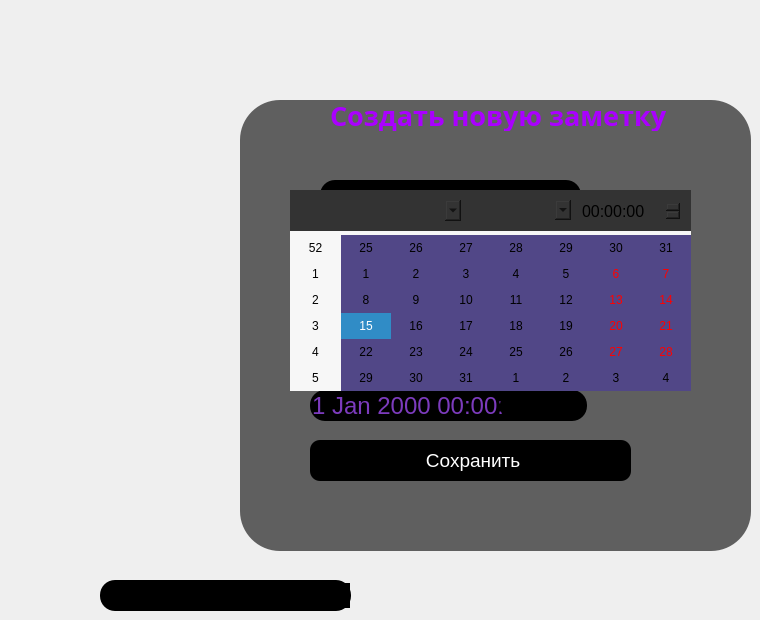
       <widget class="QWidget" name="SAVE">
        <widget class="QFrame" name="frame">
         <property name="geometry">
          <rect>
           <x>240</x>
           <y>100</y>
           <width>511</width>
           <height>451</height>
          </rect>
         </property>
         <property name="styleSheet">
          <string notr="true">background-color: rgb(95, 95, 95);
border-radius: 40px;
</string>
         </property>
         <property name="frameShape">
          <enum>QFrame::StyledPanel</enum>
         </property>
         <property name="frameShadow">
          <enum>QFrame::Raised</enum>
         </property>
         <widget class="QLabel" name="label_6">
          <property name="geometry">
           <rect>
            <x>90</x>
            <y>0</y>
            <width>341</width>
            <height>31</height>
           </rect>
          </property>
          <property name="font">
           <font>
            <family>Segoe UI Black</family>
            <pointsize>20</pointsize>
            <weight>75</weight>
            <bold>true</bold>
           </font>
          </property>
          <property name="styleSheet">
           <string notr="true">color: rgb(170, 0, 255);</string>
          </property>
          <property name="text">
           <string>Создать новую заметку</string>
          </property>
         </widget>
         <widget class="QDateTimeEdit" name="dateTimeEdit">
          <property name="geometry">
           <rect>
            <x>70</x>
            <y>290</y>
            <width>251</width>
            <height>31</height>
           </rect>
          </property>
          <property name="font">
           <font>
            <family>MS Shell Dlg 2</family>
            <pointsize>18</pointsize>
            <weight>50</weight>
            <italic>false</italic>
            <bold>false</bold>
           </font>
          </property>
          <property name="styleSheet">
           <string notr="true">font: 18pt &quot;MS Shell Dlg 2&quot;;
background-color: rgb(0, 0, 0);
color: rgb(124, 59, 189);
border-radius:15px;</string>
          </property>
         </widget>
         <widget class="QPushButton" name="Save_note">
          <property name="geometry">
           <rect>
            <x>70</x>
            <y>340</y>
            <width>321</width>
            <height>41</height>
           </rect>
          </property>
          <property name="font">
           <font>
            <pointsize>14</pointsize>
           </font>
          </property>
          <property name="styleSheet">
           <string notr="true">background-color: rgb(0, 0, 0);border-radius: 10px;
color: rgb(255, 255, 255);</string>
          </property>
          <property name="text">
           <string> Сохранить</string>
          </property>
          <property name="icon">
           <iconset>
            <normaloff>images/icons/cil-save.png</normaloff>images/icons/cil-save.png</iconset>
          </property>
         </widget>
         <widget class="QTextEdit" name="textEdit">
          <property name="geometry">
           <rect>
            <x>100</x>
            <y>160</y>
            <width>301</width>
            <height>101</height>
           </rect>
          </property>
          <property name="font">
           <font>
            <pointsize>11</pointsize>
           </font>
          </property>
          <property name="styleSheet">
           <string notr="true">background-color: rgb(0, 0, 0);
color: rgb(255, 255, 255);</string>
          </property>
         </widget>
         <widget class="QPushButton" name="Bac">
          <property name="geometry">
           <rect>
            <x>260</x>
            <y>290</y>
            <width>87</width>
            <height>31</height>
           </rect>
          </property>
          <property name="styleSheet">
           <string notr="true">background-color: rgb(0, 0, 0);border-radius: 15px;</string>
          </property>
          <property name="text">
           <string/>
          </property>
          <property name="icon">
           <iconset>
            <normaloff>images/icons/cil-calendar-check.png</normaloff>images/icons/cil-calendar-check.png</iconset>
          </property>
         </widget>
         <widget class="QLineEdit" name="noteTitle">
          <property name="geometry">
           <rect>
            <x>80</x>
            <y>80</y>
            <width>261</width>
            <height>31</height>
           </rect>
          </property>
          <property name="font">
           <font>
            <pointsize>12</pointsize>
           </font>
          </property>
          <property name="styleSheet">
           <string notr="true">background-color: rgb(0, 0, 0);
color: rgb(255, 255, 255);
border-radius: 15px;</string>
          </property>
         </widget>
         <widget class="QFrame" name="frame_6">
          <property name="geometry">
           <rect>
            <x>60</x>
            <y>140</y>
            <width>361</width>
            <height>131</height>
           </rect>
          </property>
          <property name="styleSheet">
           <string notr="true">background-color: rgb(0, 0, 0);</string>
          </property>
          <property name="frameShape">
           <enum>QFrame::StyledPanel</enum>
          </property>
          <property name="frameShadow">
           <enum>QFrame::Raised</enum>
          </property>
         </widget>
         <widget class="QCalendarWidget" name="calendarWidget">
          <property name="geometry">
           <rect>
            <x>50</x>
            <y>90</y>
            <width>401</width>
            <height>201</height>
           </rect>
          </property>
          <property name="styleSheet">
           <string notr="true">background-color: rgb(81, 71, 135);
color: rgb(0, 0, 0);</string>
          </property>
         </widget>
         <widget class="QFrame" name="fr">
          <property name="geometry">
           <rect>
            <x>50</x>
            <y>90</y>
            <width>401</width>
            <height>41</height>
           </rect>
          </property>
          <property name="styleSheet">
           <string notr="true">background-color: #333;</string>
          </property>
          <property name="frameShape">
           <enum>QFrame::StyledPanel</enum>
          </property>
          <property name="frameShadow">
           <enum>QFrame::Raised</enum>
          </property>
          <widget class="QComboBox" name="monthCombo">
           <property name="geometry">
            <rect>
             <x>100</x>
             <y>10</y>
             <width>71</width>
             <height>21</height>
            </rect>
           </property>
           <property name="styleSheet">
            <string notr="true">
border-radius:15px;</string>
           </property>
          </widget>
          <widget class="QComboBox" name="yearCombo">
           <property name="geometry">
            <rect>
             <x>210</x>
             <y>10</y>
             <width>71</width>
             <height>20</height>
            </rect>
           </property>
           <property name="styleSheet">
            <string notr="true">
border-radius:15px;</string>
           </property>
          </widget>
          <widget class="QTimeEdit" name="timeEdit">
           <property name="geometry">
            <rect>
             <x>290</x>
             <y>10</y>
             <width>101</width>
             <height>22</height>
            </rect>
           </property>
           <property name="font">
            <font>
             <pointsize>12</pointsize>
            </font>
           </property>
          </widget>
         </widget>
         <widget class="QLabel" name="Name">
          <property name="geometry">
           <rect>
            <x>90</x>
            <y>85</y>
            <width>101</width>
            <height>21</height>
           </rect>
          </property>
          <property name="font">
           <font>
            <pointsize>11</pointsize>
           </font>
          </property>
          <property name="styleSheet">
           <string notr="true">background-color: rgb(0, 0, 0);
color:rgb(131, 123, 118);</string>
          </property>
          <property name="text">
           <string>Название...</string>
          </property>
         </widget>
         <widget class="QLabel" name="Desc">
          <property name="geometry">
           <rect>
            <x>90</x>
            <y>150</y>
            <width>131</width>
            <height>16</height>
           </rect>
          </property>
          <property name="font">
           <font>
            <pointsize>12</pointsize>
           </font>
          </property>
          <property name="styleSheet">
           <string notr="true">background-color: rgb(0, 0, 0);
color:rgb(131, 123, 118);</string>
          </property>
          <property name="text">
           <string>Описание...</string>
          </property>
         </widget>
         <zorder>frame_6</zorder>
         <zorder>label_6</zorder>
         <zorder>dateTimeEdit</zorder>
         <zorder>Save_note</zorder>
         <zorder>textEdit</zorder>
         <zorder>Bac</zorder>
         <zorder>Desc</zorder>
         <zorder>calendarWidget</zorder>
         <zorder>noteTitle</zorder>
         <zorder>Name</zorder>
         <zorder>fr</zorder>
        </widget>
        <widget class="QDateTimeEdit" name="dateTimeEdit_3">
         <property name="geometry">
          <rect>
           <x>100</x>
           <y>580</y>
           <width>251</width>
           <height>31</height>
          </rect>
         </property>
         <property name="font">
          <font>
           <family>MS Shell Dlg 2</family>
           <pointsize>18</pointsize>
           <weight>50</weight>
           <italic>false</italic>
           <bold>false</bold>
          </font>
         </property>
         <property name="styleSheet">
          <string notr="true">font: 18pt &quot;MS Shell Dlg 2&quot;;
background-color: rgb(0, 0, 0);

border-radius:15px;</string>
         </property>
        </widget>
       </widget>
